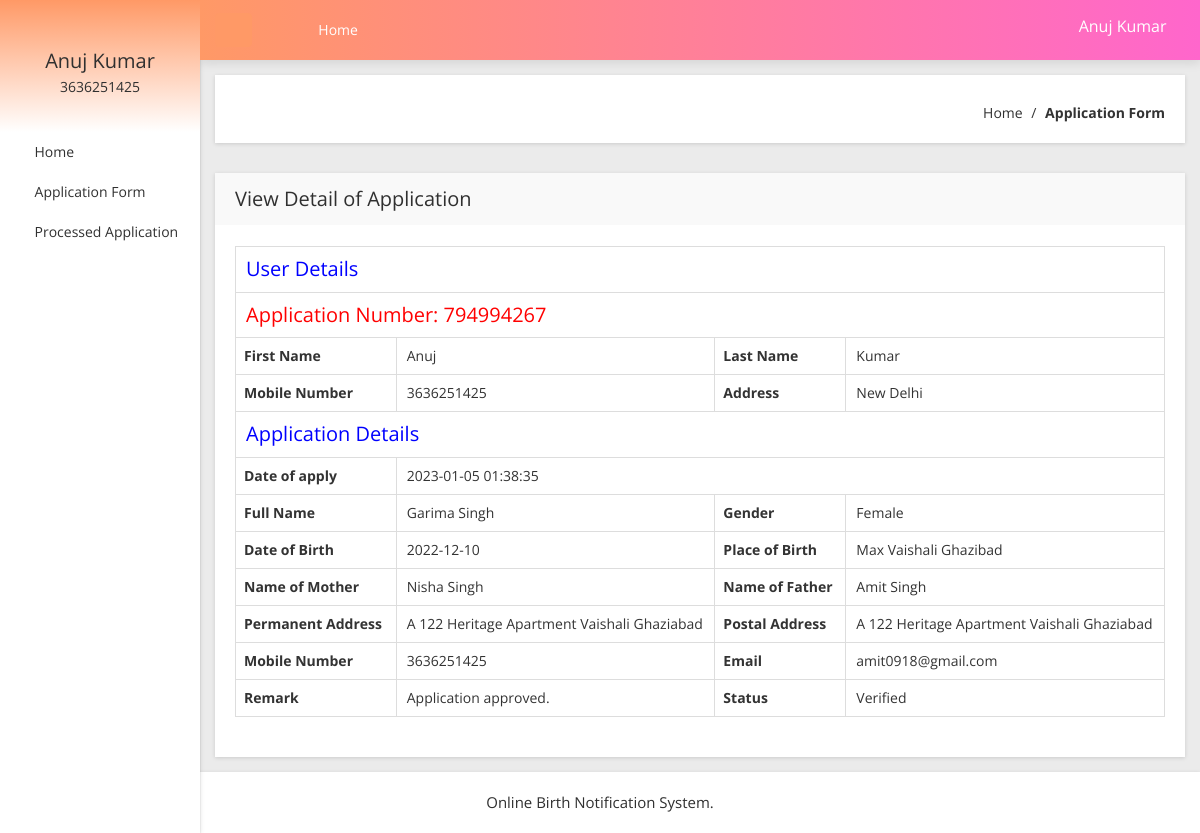
The page /view-application-detail.php?viewid=1 (signed in) on the database its author committed.
### tables this page shows
CREATE TABLE `tbluser` (
  `ID` int(10) NOT NULL,
  `FirstName` varchar(200) DEFAULT NULL,
  `LastName` varchar(200) DEFAULT NULL,
  `MobileNumber` bigint(10) DEFAULT NULL,
  `Address` mediumtext DEFAULT NULL,
  `Password` varchar(200) NOT NULL,
  `RegDate` timestamp NULL DEFAULT current_timestamp()
);

CREATE TABLE `tblapplication` (
  `ID` int(10) NOT NULL,
  `UserID` int(5) NOT NULL,
  `ApplicationID` varchar(200) DEFAULT NULL,
  `DateofBirth` varchar(200) DEFAULT NULL,
  `Gender` varchar(50) DEFAULT NULL,
  `FullName` varchar(200) DEFAULT NULL,
  `PlaceofBirth` varchar(200) DEFAULT NULL,
  `NameofFather` varchar(200) DEFAULT NULL,
  `NameOfMother` varchar(120) DEFAULT NULL,
  `PermanentAdd` mediumtext DEFAULT NULL,
  `PostalAdd` mediumtext DEFAULT NULL,
  `MobileNumber` bigint(10) DEFAULT NULL,
  `Email` varchar(200) DEFAULT NULL,
  `Dateofapply` timestamp NULL DEFAULT current_timestamp(),
  `Remark` varchar(200) DEFAULT NULL,
  `Status` varchar(50) DEFAULT NULL,
  `UpdationDate` timestamp NULL DEFAULT NULL ON UPDATE current_timestamp()
);

### view-application-detail.php (the view, shortened to what this page needs)
<?php
include('includes/dbconnection.php');
if (strlen($_SESSION['obcsuid']==0)) {
  header('location:logout.php');
  } else{
  ?>
<!doctype html>
<html class="no-js" lang="en">
<head>
    <link rel="stylesheet" href="css/bootstrap.min.css">
    <link rel="stylesheet" href="css/font-awesome.min.css">
    <link rel="stylesheet" href="css/adminpro-custon-icon.css">
    <link rel="stylesheet" href="css/meanmenu.min.css">
    <link rel="stylesheet" href="css/jquery.mCustomScrollbar.min.css">
    <link rel="stylesheet" href="css/animate.css">
    <link rel="stylesheet" href="css/data-table/bootstrap-table.css">
    <link rel="stylesheet" href="css/data-table/bootstrap-editable.css">
    <link rel="stylesheet" href="css/normalize.css">
    <link rel="stylesheet" href="css/c3.min.css">
    <link rel="stylesheet" href="style.css">
    <link rel="stylesheet" href="css/responsive.css">
</head>
<body class="materialdesign">
    <div class="wrapper-pro">
      <?php include_once('includes/sidebar.php');?>
        <?php include_once('includes/header.php');?>
            <div class="breadcome-area mg-b-30 small-dn">
                <div class="container-fluid">
                    <div class="row">
                        <div class="col-lg-12">
                            <div class="breadcome-list shadow-reset">
                                <div class="row">
                                    <div class="col-lg-12">
                                        <ul class="breadcome-menu">
                                            <li><a href="dashboard.php">Home</a> <span class="bread-slash">/</span>
                                            </li>
                                            <li><span class="bread-blod">Application Form</span>
                                            </li>
                                        </ul>
                                    </div>
                                </div>
                            </div>
                        </div>
                    </div>
                </div>
            </div>
            <div class="data-table-area mg-b-15">
                <div class="container-fluid">
                    <div class="row">
                        <div class="col-lg-12">
                            <div class="sparkline13-list shadow-reset">
                                <div class="sparkline13-hd">
                                    <div class="main-sparkline13-hd">
                                        <h1>View <span class="table-project-n">Detail of</span> Application</h1>
                                        <div class="sparkline13-outline-icon">
                                            <span class="sparkline13-collapse-link"><i class="fa fa-chevron-up"></i></span>
                                            <span><i class="fa fa-wrench"></i></span>
                                            <span class="sparkline13-collapse-close"><i class="fa fa-times"></i></span>
                                        </div>
                                    </div>
                                </div>
                                <div class="sparkline13-graph">
                                    <div class="datatable-dashv1-list custom-datatable-overright">
                                         <?php
                               $vid=$_GET['viewid'];
$sql="SELECT tblapplication.*,tbluser.FirstName,tbluser.LastName,tbluser.MobileNumber,tbluser.Address from  tblapplication join  tbluser on tblapplication.UserID=tbluser.ID where tblapplication.ID=:vid";
$query = $dbh -> prepare($sql);
$query-> bindParam(':vid', $vid, PDO::PARAM_STR);
$query->execute();
$results=$query->fetchAll(PDO::FETCH_OBJ);
if($query->rowCount() > 0)
{
foreach($results as $row)
{               ?>
                                <table border="1" class="table table-bordered">
 <tr align="center">
<td colspan="4" style="font-size:20px;color:blue">
 User Details</td></tr>
<tr align="center">
<td colspan="4" style="font-size:20px;color:red">
 Application Number:   <?php  echo $row->ApplicationID;?></td></tr>
    <tr>
    <th scope>First Name</th>
    <td><?php  echo $row->FirstName;?></td>
    <th scope>Last Name</th>
    <td><?php  echo $row->LastName;?></td>
  </tr>
  <tr>
    <th scope>Mobile Number</th>
    <td><?php  echo $row->MobileNumber;?></td>
    <th>Address</th>
    <td><?php  echo $row->Address;?></td>
  </tr>
<tr align="center">
<td colspan="4" style="font-size:20px;color:blue">
 Application Details</td></tr>
 <tr>
         <th scope>Date of apply</th>
    <td colspan="3"><?php  echo $row->Dateofapply;?></td>
 </tr>
 <tr>
    <th scope>Full Name</th>
    <td><?php  echo $row->FullName;?></td>
    <th scope>Gender</th>
    <td><?php  echo $row->Gender;?></td>
  </tr>
   <tr>
    <th scope>Date of Birth</th>
    <td><?php  echo $row->DateofBirth;?></td>
    <th scope>Place of Birth</th>
    <td><?php  echo $row->PlaceofBirth;?></td>
  </tr>
  <tr>
    <th scope>Name of Mother</th>
    <td><?php  echo $row->NameOfMother;?></td>
       <th scope>Name of Father</th>
    <td><?php  echo $row->NameofFather;?></td>
  </tr>
   <tr>
<th scope>Permanent Address</th>
    <td><?php  echo $row->PermanentAdd;?></td>
    <th scope>Postal Address</th>
    <td><?php  echo $row->PostalAdd;?></td>
  </tr>
   <tr>
        <th scope>Mobile Number</th>
    <td><?php  echo $row->MobileNumber;?></td>
    <th scope>Email</th>
    <td><?php  echo $row->Email;?></td>
  </tr>
  <tr>
    <th scope>Remark</th>
    <?php if($row->Remark==""){ ?>
                     <td><?php echo "Your apllication still pending"; ?></td>
<?php } else { ?>                  <td><?php  echo htmlentities($row->Remark);?>
                  </td>
                  <?php } ?>
    <th scope>Status</th>
    <?php if($row->Status==""){ ?>
                     <td><?php echo "Pending"; ?></td>
<?php } else { ?>                  <td><?php  echo htmlentities($row->Status);?>
                  </td>
                  <?php } ?>
  </tr>
  <?php }}?>
</table>
                                    </div>
                                </div>
                            </div>
                        </div>
                    </div>
                </div>
            </div>
        </div>
    </div>
  <?php include_once('includes/footer.php');?>
</body>
</html><?php }  ?>

### includes/sidebar.php (shortened to what this page needs)
        <?php
include('includes/dbconnection.php');
if (strlen($_SESSION['obcsuid']==0)) {
  header('location:logout.php');
  } else{
  ?>
  <div class="left-sidebar-pro">
            <nav id="sidebar">
                <div class="sidebar-header">
                     <?php
$uid=$_SESSION['obcsuid'];
$sql="SELECT FirstName,LastName,MobileNumber from  tbluser where ID=:uid";
$query = $dbh -> prepare($sql);
$query->bindParam(':uid',$uid,PDO::PARAM_STR);
$query->execute();
$results=$query->fetchAll(PDO::FETCH_OBJ);
$cnt=1;
if($query->rowCount() > 0)
{
foreach($results as $row)
{               ?>
                    <h3><?php  echo $row->FirstName;?>  <?php  echo $row->LastName;?></h3>
                    <p><?php  echo $row->MobileNumber;?></p><?php $cnt=$cnt+1;}} ?>
                </div>
                <div class="left-custom-menu-adp-wrap">
                    <ul class="nav navbar-nav left-sidebar-menu-pro">
                        <li class="nav-item">
                            <a href="dashboard.php" role="button" aria-expanded="false"><i class="fa big-icon fa-home"></i> <span class="mini-dn">Home</span> </a>
                        </li>
                        <li class="nav-item"><a href="#" data-toggle="dropdown" role="button" aria-expanded="false" class="nav-link dropdown-toggle"><i class="fa big-icon fa-envelope"></i> <span class="mini-dn">Application Form</span> <span class="indicator-right-menu mini-dn"><i class="fa indicator-mn fa-angle-left"></i></span></a>
                        </li>
                       <li class="nav-item">
                            <a href="certificates-list.php" role="button" aria-expanded="false"><i class="fa big-icon fa-user"></i> <span class="mini-dn">Processed Application</span> </a>
                        </li>
                    </ul>
                </div>
            </nav>
        </div><?php }  ?>

### includes/header.php (shortened to what this page needs)
       <?php
include('includes/dbconnection.php');
if (strlen($_SESSION['obcsuid']==0)) {
  header('location:logout.php');
  } else{
  ?>
 <div class="content-inner-all">
            <div class="header-top-area">
                <div class="fixed-header-top">
                    <div class="container-fluid">
                        <div class="row">
                            <div class="col-lg-1 col-md-6 col-sm-6 col-xs-12">
                                <button type="button" id="sidebarCollapse" class="btn bar-button-pro header-drl-controller-btn btn-info navbar-btn">
                                    <i class="fa fa-bars"></i>
                                </button>
                            </div>
                            <div class="col-lg-6 col-md-1 col-sm-1 col-xs-12">
                                <div class="header-top-menu tabl-d-n">
                                    <ul class="nav navbar-nav mai-top-nav">
                                        <li class="nav-item"><a href="dashboard.php" class="nav-link">Home</a>
                                        </li>
                                    </ul>
                                </div>
                            </div>
                            <div class="col-lg-5 col-md-5 col-sm-6 col-xs-12">
                                <div class="header-right-info">
                                    <ul class="nav navbar-nav mai-top-nav header-right-menu">
                                <?php
$uid=$_SESSION['obcsuid'];
$sql="SELECT FirstName,LastName,MobileNumber from  tbluser where ID=:uid";
$query = $dbh -> prepare($sql);
$query->bindParam(':uid',$uid,PDO::PARAM_STR);
$query->execute();
$results=$query->fetchAll(PDO::FETCH_OBJ);
$cnt=1;
if($query->rowCount() > 0)
{
foreach($results as $row)
{               ?>
                                        <li class="nav-item">
                                            <a href="#" data-toggle="dropdown" role="button" aria-expanded="false" class="nav-link dropdown-toggle">
                                                <span class="adminpro-icon adminpro-user-rounded header-riht-inf"></span>
                                                <span class="admin-name"><?php  echo $row->FirstName;?>  <?php  echo $row->LastName;?> </span>
                                                <span class="author-project-icon adminpro-icon adminpro-down-arrow"></span><?php $cnt=$cnt+1;}} ?>
                                            </a>
                                        </li>
                                    </ul>
                                </div>
                            </div>
                        </div>
                    </div>
                </div>
            </div><?php }  ?>

### rows shown on the page
tbluser: FirstName "Anuj", LastName "Kumar", MobileNumber "3636251425"
tblapplication: ApplicationID "794994267", UserID.FirstName "Anuj", UserID.LastName "Kumar", UserID.MobileNumber "3636251425", UserID.Address "New Delhi", Dateofapply "2023-01-05 01:38:35", FullName "Garima Singh", Gender "Female", DateofBirth "2022-12-10", PlaceofBirth "Max Vaishali Ghazibad", NameOfMother "Nisha Singh", NameofFather "Amit Singh", PermanentAdd "A 122 Heritage Apartment Vaishali Ghaziabad", PostalAdd "A 122 Heritage Apartment Vaishali Ghaziabad", Email "amit0918@gmail.com", Remark "Application approved.", Status "Verified"
